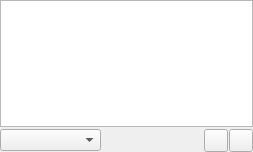
<?xml version="1.0" encoding="UTF-8"?>
<ui version="4.0">
 <class>PlaylistsPage</class>
 <widget class="QWidget" name="PlaylistsPage">
  <property name="geometry">
   <rect>
    <x>0</x>
    <y>0</y>
    <width>253</width>
    <height>152</height>
   </rect>
  </property>
  <layout class="QVBoxLayout" name="vlayout">
   <property name="spacing">
    <number>2</number>
   </property>
   <property name="leftMargin">
    <number>0</number>
   </property>
   <property name="topMargin">
    <number>0</number>
   </property>
   <property name="rightMargin">
    <number>0</number>
   </property>
   <property name="bottomMargin">
    <number>0</number>
   </property>
   <item>
    <widget class="ItemView" name="view"/>
   </item>
   <item>
    <layout class="QHBoxLayout" name="hlayout">
     <property name="spacing">
      <number>1</number>
     </property>
     <property name="leftMargin">
      <number>0</number>
     </property>
     <property name="topMargin">
      <number>0</number>
     </property>
     <property name="rightMargin">
      <number>0</number>
     </property>
     <property name="bottomMargin">
      <number>0</number>
     </property>
     <item>
      <widget class="GenreCombo" name="genreCombo"/>
     </item>
     <item>
      <widget class="SizeWidget" name="sizeWidget"/>
     </item>
     <item>
      <widget class="MenuButton" name="menuButton"/>
     </item>
     <item>
      <widget class="ToolButton" name="replacePlayQueue"/>
     </item>
    </layout>
   </item>
  </layout>
 </widget>
 <customwidgets>
  <customwidget>
   <class>ItemView</class>
   <extends>QTreeView</extends>
   <header>itemview.h</header>
  </customwidget>
  <customwidget>
   <class>GenreCombo</class>
   <extends>QComboBox</extends>
   <header>genrecombo.h</header>
  </customwidget>
  <customwidget>
   <class>ToolButton</class>
   <extends>QToolButton</extends>
   <header>toolbutton.h</header>
  </customwidget>
  <customwidget>
   <class>MenuButton</class>
   <extends>QToolButton</extends>
   <header>menubutton.h</header>
  </customwidget>
  <customwidget>
   <class>SizeWidget</class>
   <extends>QWidget</extends>
   <header>sizewidget.h</header>
  </customwidget>
 </customwidgets>
 <resources/>
 <connections/>
</ui>
